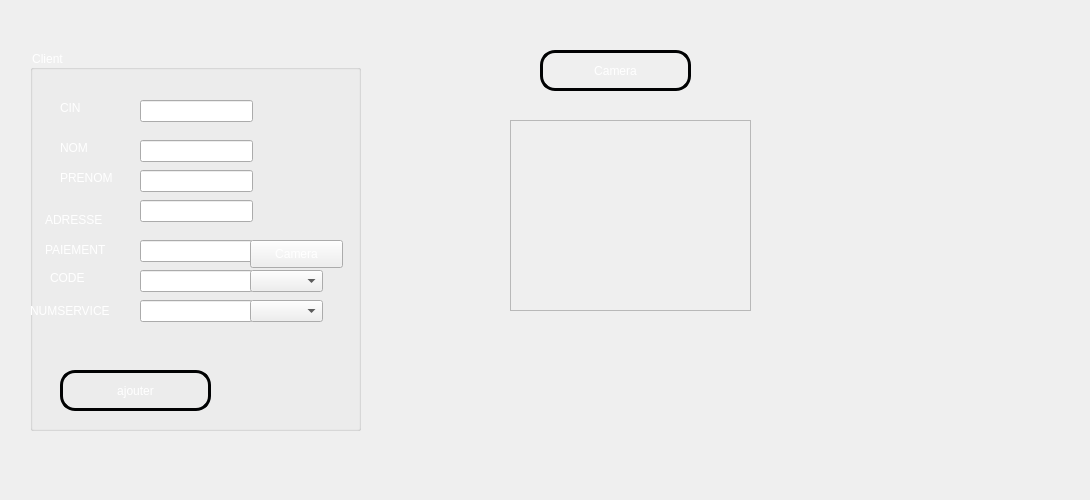
   <widget class="QWidget" name="tab">
    <attribute name="title">
     <string>Ajouter</string>
    </attribute>
    <widget class="QGroupBox" name="groupBox">
     <property name="geometry">
      <rect>
       <x>30</x>
       <y>50</y>
       <width>331</width>
       <height>381</height>
      </rect>
     </property>
     <property name="palette">
      <palette>
       <active>
        <colorrole role="WindowText">
         <brush brushstyle="SolidPattern">
          <color alpha="255">
           <red>255</red>
           <green>255</green>
           <blue>255</blue>
          </color>
         </brush>
        </colorrole>
        <colorrole role="Text">
         <brush brushstyle="SolidPattern">
          <color alpha="255">
           <red>255</red>
           <green>255</green>
           <blue>255</blue>
          </color>
         </brush>
        </colorrole>
        <colorrole role="ButtonText">
         <brush brushstyle="SolidPattern">
          <color alpha="255">
           <red>255</red>
           <green>255</green>
           <blue>255</blue>
          </color>
         </brush>
        </colorrole>
        <colorrole role="PlaceholderText">
         <brush brushstyle="SolidPattern">
          <color alpha="128">
           <red>255</red>
           <green>255</green>
           <blue>255</blue>
          </color>
         </brush>
        </colorrole>
       </active>
       <inactive>
        <colorrole role="WindowText">
         <brush brushstyle="SolidPattern">
          <color alpha="255">
           <red>255</red>
           <green>255</green>
           <blue>255</blue>
          </color>
         </brush>
        </colorrole>
        <colorrole role="Text">
         <brush brushstyle="SolidPattern">
          <color alpha="255">
           <red>255</red>
           <green>255</green>
           <blue>255</blue>
          </color>
         </brush>
        </colorrole>
        <colorrole role="ButtonText">
         <brush brushstyle="SolidPattern">
          <color alpha="255">
           <red>255</red>
           <green>255</green>
           <blue>255</blue>
          </color>
         </brush>
        </colorrole>
        <colorrole role="PlaceholderText">
         <brush brushstyle="SolidPattern">
          <color alpha="128">
           <red>255</red>
           <green>255</green>
           <blue>255</blue>
          </color>
         </brush>
        </colorrole>
       </inactive>
       <disabled>
        <colorrole role="WindowText">
         <brush brushstyle="SolidPattern">
          <color alpha="255">
           <red>255</red>
           <green>255</green>
           <blue>255</blue>
          </color>
         </brush>
        </colorrole>
        <colorrole role="Text">
         <brush brushstyle="SolidPattern">
          <color alpha="255">
           <red>255</red>
           <green>255</green>
           <blue>255</blue>
          </color>
         </brush>
        </colorrole>
        <colorrole role="ButtonText">
         <brush brushstyle="SolidPattern">
          <color alpha="255">
           <red>255</red>
           <green>255</green>
           <blue>255</blue>
          </color>
         </brush>
        </colorrole>
        <colorrole role="PlaceholderText">
         <brush brushstyle="SolidPattern">
          <color alpha="128">
           <red>0</red>
           <green>0</green>
           <blue>0</blue>
          </color>
         </brush>
        </colorrole>
       </disabled>
      </palette>
     </property>
     <property name="styleSheet">
      <string notr="true">color: rgb(255, 255, 255);
font: 10pt &quot;MS Shell Dlg 2&quot;;</string>
     </property>
     <property name="title">
      <string>Client</string>
     </property>
     <widget class="QLabel" name="label_4">
      <property name="geometry">
       <rect>
        <x>30</x>
        <y>150</y>
        <width>56</width>
        <height>16</height>
       </rect>
      </property>
      <property name="text">
       <string/>
      </property>
      <property name="pixmap">
       <pixmap resource="Images.qrc">:/Image/fond.jpg</pixmap>
      </property>
     </widget>
     <widget class="QLabel" name="label_6">
      <property name="geometry">
       <rect>
        <x>30</x>
        <y>190</y>
        <width>56</width>
        <height>16</height>
       </rect>
      </property>
      <property name="text">
       <string/>
      </property>
      <property name="pixmap">
       <pixmap resource="Images.qrc">:/Image/fond.jpg</pixmap>
      </property>
     </widget>
     <widget class="QLabel" name="label_7">
      <property name="geometry">
       <rect>
        <x>30</x>
        <y>220</y>
        <width>56</width>
        <height>16</height>
       </rect>
      </property>
      <property name="text">
       <string/>
      </property>
      <property name="pixmap">
       <pixmap resource="Images.qrc">:/Image/fond.jpg</pixmap>
      </property>
     </widget>
     <widget class="QLineEdit" name="lineEdit">
      <property name="geometry">
       <rect>
        <x>110</x>
        <y>50</y>
        <width>113</width>
        <height>22</height>
       </rect>
      </property>
      <property name="styleSheet">
       <string notr="true">background-color: qconicalgradient(cx:0.5, cy:0.5, angle:0, stop:0 rgba(35, 40, 3, 255), stop:0.16 rgba(136, 106, 22, 255), stop:0.225 rgba(166, 140, 41, 255), stop:0.285 rgba(204, 181, 74, 255), stop:0.345 rgba(235, 219, 102, 255), stop:0.415 rgba(245, 236, 112, 255), stop:0.52 rgba(209, 190, 76, 255), stop:0.57 rgba(187, 156, 51, 255), stop:0.635 rgba(168, 142, 42, 255), stop:0.695 rgba(202, 174, 68, 255), stop:0.75 rgba(218, 202, 86, 255), stop:0.815 rgba(208, 187, 73, 255), stop:0.88 rgba(187, 156, 51, 255), stop:0.935 rgba(137, 108, 26, 255), stop:1 rgba(35, 40, 3, 255));
color: rgb(0, 0, 0);</string>
      </property>
     </widget>
     <widget class="QLineEdit" name="lineEdit_2">
      <property name="geometry">
       <rect>
        <x>110</x>
        <y>90</y>
        <width>113</width>
        <height>22</height>
       </rect>
      </property>
      <property name="styleSheet">
       <string notr="true">background-color: qconicalgradient(cx:0.5, cy:0.5, angle:0, stop:0 rgba(35, 40, 3, 255), stop:0.16 rgba(136, 106, 22, 255), stop:0.225 rgba(166, 140, 41, 255), stop:0.285 rgba(204, 181, 74, 255), stop:0.345 rgba(235, 219, 102, 255), stop:0.415 rgba(245, 236, 112, 255), stop:0.52 rgba(209, 190, 76, 255), stop:0.57 rgba(187, 156, 51, 255), stop:0.635 rgba(168, 142, 42, 255), stop:0.695 rgba(202, 174, 68, 255), stop:0.75 rgba(218, 202, 86, 255), stop:0.815 rgba(208, 187, 73, 255), stop:0.88 rgba(187, 156, 51, 255), stop:0.935 rgba(137, 108, 26, 255), stop:1 rgba(35, 40, 3, 255));
color: rgb(0, 0, 0);</string>
      </property>
     </widget>
     <widget class="QLineEdit" name="lineEdit_3">
      <property name="geometry">
       <rect>
        <x>110</x>
        <y>120</y>
        <width>113</width>
        <height>22</height>
       </rect>
      </property>
      <property name="styleSheet">
       <string notr="true">background-color: qconicalgradient(cx:0.5, cy:0.5, angle:0, stop:0 rgba(35, 40, 3, 255), stop:0.16 rgba(136, 106, 22, 255), stop:0.225 rgba(166, 140, 41, 255), stop:0.285 rgba(204, 181, 74, 255), stop:0.345 rgba(235, 219, 102, 255), stop:0.415 rgba(245, 236, 112, 255), stop:0.52 rgba(209, 190, 76, 255), stop:0.57 rgba(187, 156, 51, 255), stop:0.635 rgba(168, 142, 42, 255), stop:0.695 rgba(202, 174, 68, 255), stop:0.75 rgba(218, 202, 86, 255), stop:0.815 rgba(208, 187, 73, 255), stop:0.88 rgba(187, 156, 51, 255), stop:0.935 rgba(137, 108, 26, 255), stop:1 rgba(35, 40, 3, 255));
color: rgb(0, 0, 0);</string>
      </property>
     </widget>
     <widget class="QLineEdit" name="lineEdit_4">
      <property name="geometry">
       <rect>
        <x>110</x>
        <y>150</y>
        <width>113</width>
        <height>22</height>
       </rect>
      </property>
      <property name="styleSheet">
       <string notr="true">background-color: qconicalgradient(cx:0.5, cy:0.5, angle:0, stop:0 rgba(35, 40, 3, 255), stop:0.16 rgba(136, 106, 22, 255), stop:0.225 rgba(166, 140, 41, 255), stop:0.285 rgba(204, 181, 74, 255), stop:0.345 rgba(235, 219, 102, 255), stop:0.415 rgba(245, 236, 112, 255), stop:0.52 rgba(209, 190, 76, 255), stop:0.57 rgba(187, 156, 51, 255), stop:0.635 rgba(168, 142, 42, 255), stop:0.695 rgba(202, 174, 68, 255), stop:0.75 rgba(218, 202, 86, 255), stop:0.815 rgba(208, 187, 73, 255), stop:0.88 rgba(187, 156, 51, 255), stop:0.935 rgba(137, 108, 26, 255), stop:1 rgba(35, 40, 3, 255));
color: rgb(0, 0, 0);</string>
      </property>
     </widget>
     <widget class="QLineEdit" name="lineEdit_6">
      <property name="geometry">
       <rect>
        <x>110</x>
        <y>190</y>
        <width>113</width>
        <height>22</height>
       </rect>
      </property>
      <property name="styleSheet">
       <string notr="true">background-color: qconicalgradient(cx:0.5, cy:0.5, angle:0, stop:0 rgba(35, 40, 3, 255), stop:0.16 rgba(136, 106, 22, 255), stop:0.225 rgba(166, 140, 41, 255), stop:0.285 rgba(204, 181, 74, 255), stop:0.345 rgba(235, 219, 102, 255), stop:0.415 rgba(245, 236, 112, 255), stop:0.52 rgba(209, 190, 76, 255), stop:0.57 rgba(187, 156, 51, 255), stop:0.635 rgba(168, 142, 42, 255), stop:0.695 rgba(202, 174, 68, 255), stop:0.75 rgba(218, 202, 86, 255), stop:0.815 rgba(208, 187, 73, 255), stop:0.88 rgba(187, 156, 51, 255), stop:0.935 rgba(137, 108, 26, 255), stop:1 rgba(35, 40, 3, 255));
color: rgb(0, 0, 0);</string>
      </property>
     </widget>
     <widget class="QLabel" name="label_14">
      <property name="geometry">
       <rect>
        <x>15</x>
        <y>250</y>
        <width>81</width>
        <height>20</height>
       </rect>
      </property>
      <property name="text">
       <string/>
      </property>
      <property name="pixmap">
       <pixmap resource="Images.qrc">:/Image/fond.jpg</pixmap>
      </property>
     </widget>
     <widget class="QLineEdit" name="lineEdit_code">
      <property name="geometry">
       <rect>
        <x>110</x>
        <y>220</y>
        <width>113</width>
        <height>22</height>
       </rect>
      </property>
      <property name="styleSheet">
       <string notr="true">background-color: qconicalgradient(cx:0.5, cy:0.5, angle:0, stop:0 rgba(35, 40, 3, 255), stop:0.16 rgba(136, 106, 22, 255), stop:0.225 rgba(166, 140, 41, 255), stop:0.285 rgba(204, 181, 74, 255), stop:0.345 rgba(235, 219, 102, 255), stop:0.415 rgba(245, 236, 112, 255), stop:0.52 rgba(209, 190, 76, 255), stop:0.57 rgba(187, 156, 51, 255), stop:0.635 rgba(168, 142, 42, 255), stop:0.695 rgba(202, 174, 68, 255), stop:0.75 rgba(218, 202, 86, 255), stop:0.815 rgba(208, 187, 73, 255), stop:0.88 rgba(187, 156, 51, 255), stop:0.935 rgba(137, 108, 26, 255), stop:1 rgba(35, 40, 3, 255));
color: rgb(0, 0, 0);</string>
      </property>
     </widget>
     <widget class="QLineEdit" name="lineEdit_nums">
      <property name="geometry">
       <rect>
        <x>110</x>
        <y>250</y>
        <width>113</width>
        <height>22</height>
       </rect>
      </property>
      <property name="styleSheet">
       <string notr="true">background-color: qconicalgradient(cx:0.5, cy:0.5, angle:0, stop:0 rgba(35, 40, 3, 255), stop:0.16 rgba(136, 106, 22, 255), stop:0.225 rgba(166, 140, 41, 255), stop:0.285 rgba(204, 181, 74, 255), stop:0.345 rgba(235, 219, 102, 255), stop:0.415 rgba(245, 236, 112, 255), stop:0.52 rgba(209, 190, 76, 255), stop:0.57 rgba(187, 156, 51, 255), stop:0.635 rgba(168, 142, 42, 255), stop:0.695 rgba(202, 174, 68, 255), stop:0.75 rgba(218, 202, 86, 255), stop:0.815 rgba(208, 187, 73, 255), stop:0.88 rgba(187, 156, 51, 255), stop:0.935 rgba(137, 108, 26, 255), stop:1 rgba(35, 40, 3, 255));
color: rgb(0, 0, 0);</string>
      </property>
     </widget>
     <widget class="QComboBox" name="comboBox_2">
      <property name="geometry">
       <rect>
        <x>220</x>
        <y>220</y>
        <width>73</width>
        <height>22</height>
       </rect>
      </property>
      <property name="styleSheet">
       <string notr="true">background-color: qconicalgradient(cx:0.5, cy:0.5, angle:0, stop:0 rgba(35, 40, 3, 255), stop:0.16 rgba(136, 106, 22, 255), stop:0.225 rgba(166, 140, 41, 255), stop:0.285 rgba(204, 181, 74, 255), stop:0.345 rgba(235, 219, 102, 255), stop:0.415 rgba(245, 236, 112, 255), stop:0.52 rgba(209, 190, 76, 255), stop:0.57 rgba(187, 156, 51, 255), stop:0.635 rgba(168, 142, 42, 255), stop:0.695 rgba(202, 174, 68, 255), stop:0.75 rgba(218, 202, 86, 255), stop:0.815 rgba(208, 187, 73, 255), stop:0.88 rgba(187, 156, 51, 255), stop:0.935 rgba(137, 108, 26, 255), stop:1 rgba(35, 40, 3, 255));
color: rgb(0, 0, 0);</string>
      </property>
     </widget>
     <widget class="QComboBox" name="comboBox_3">
      <property name="geometry">
       <rect>
        <x>220</x>
        <y>250</y>
        <width>73</width>
        <height>22</height>
       </rect>
      </property>
      <property name="styleSheet">
       <string notr="true">color: rgb(0, 0, 0);
background-color: qconicalgradient(cx:0.5, cy:0.5, angle:0, stop:0 rgba(35, 40, 3, 255), stop:0.16 rgba(136, 106, 22, 255), stop:0.225 rgba(166, 140, 41, 255), stop:0.285 rgba(204, 181, 74, 255), stop:0.345 rgba(235, 219, 102, 255), stop:0.415 rgba(245, 236, 112, 255), stop:0.52 rgba(209, 190, 76, 255), stop:0.57 rgba(187, 156, 51, 255), stop:0.635 rgba(168, 142, 42, 255), stop:0.695 rgba(202, 174, 68, 255), stop:0.75 rgba(218, 202, 86, 255), stop:0.815 rgba(208, 187, 73, 255), stop:0.88 rgba(187, 156, 51, 255), stop:0.935 rgba(137, 108, 26, 255), stop:1 rgba(35, 40, 3, 255));</string>
      </property>
     </widget>
     <widget class="QPushButton" name="pushButton_8">
      <property name="geometry">
       <rect>
        <x>220</x>
        <y>190</y>
        <width>93</width>
        <height>28</height>
       </rect>
      </property>
      <property name="text">
       <string>Camera</string>
      </property>
     </widget>
     <widget class="QLabel" name="label">
      <property name="geometry">
       <rect>
        <x>30</x>
        <y>50</y>
        <width>56</width>
        <height>16</height>
       </rect>
      </property>
      <property name="text">
       <string>CIN</string>
      </property>
     </widget>
     <widget class="QLabel" name="label_2">
      <property name="geometry">
       <rect>
        <x>30</x>
        <y>90</y>
        <width>56</width>
        <height>16</height>
       </rect>
      </property>
      <property name="text">
       <string>NOM</string>
      </property>
     </widget>
     <widget class="QLabel" name="label_3">
      <property name="geometry">
       <rect>
        <x>30</x>
        <y>120</y>
        <width>56</width>
        <height>16</height>
       </rect>
      </property>
      <property name="text">
       <string>PRENOM</string>
      </property>
     </widget>
     <widget class="QLabel" name="label_5">
      <property name="geometry">
       <rect>
        <x>15</x>
        <y>160</y>
        <width>71</width>
        <height>20</height>
       </rect>
      </property>
      <property name="text">
       <string>ADRESSE</string>
      </property>
     </widget>
     <widget class="QLabel" name="label_25">
      <property name="geometry">
       <rect>
        <x>15</x>
        <y>190</y>
        <width>71</width>
        <height>20</height>
       </rect>
      </property>
      <property name="text">
       <string>PAIEMENT</string>
      </property>
     </widget>
     <widget class="QLabel" name="label_26">
      <property name="geometry">
       <rect>
        <x>20</x>
        <y>220</y>
        <width>56</width>
        <height>16</height>
       </rect>
      </property>
      <property name="text">
       <string>CODE</string>
      </property>
     </widget>
     <widget class="QLabel" name="label_27">
      <property name="geometry">
       <rect>
        <x>0</x>
        <y>240</y>
        <width>101</width>
        <height>41</height>
       </rect>
      </property>
      <property name="text">
       <string>NUMSERVICE</string>
      </property>
     </widget>
     <widget class="QPushButton" name="pushButton_3">
      <property name="geometry">
       <rect>
        <x>30</x>
        <y>320</y>
        <width>151</width>
        <height>41</height>
       </rect>
      </property>
      <property name="styleSheet">
       <string notr="true">QPushButton {
color: #ffffff;
border: 3px solid #010203;
font: 8pt &quot;MS Reference Sans Serif&quot;;
border-radius: 15px;
padding: 5px;
background: qradialgradient(cx: 0.3, cy: -0.4,
fx: 0.3, fy: -0.4,
radius: 3, stop: 0 #010203, stop: 1 #c4c9c7);
min-width: 80px;
}

QPushButton:hover {
background: qradialgradient(cx: 0.3, cy: -0.4,
fx: 0.3, fy: -0.4,
radius: 3, stop: 0 #010203, stop: 1 #010203);
}

 QPushButton:pressed {
background: qradialgradient(cx: 0.4, cy: -0.1,
fx: 0.4, fy: -0.1,
radius: 3, stop: 0 #c4c9c7, stop: 1 #c4c9c7);
}</string>
      </property>
      <property name="text">
       <string>ajouter</string>
      </property>
     </widget>
    </widget>
    <widget class="QLabel" name="label_8">
     <property name="geometry">
      <rect>
       <x>-10</x>
       <y>-30</y>
       <width>1081</width>
       <height>491</height>
      </rect>
     </property>
     <property name="maximumSize">
      <size>
       <width>16777215</width>
       <height>16777215</height>
      </size>
     </property>
     <property name="styleSheet">
      <string notr="true">QLabel#myLabel {
    width: 20000px;
    height: 20000px;
}  qconicalgradient(cx:0.5, cy:0.5, angle:0, stop:0 rgba(35, 40, 3, 255), stop:0.16 rgba(136, 106, 22, 255), stop:0.225 rgba(166, 140, 41, 255), stop:0.285 rgba(204, 181, 74, 255), stop:0.345 rgba(235, 219, 102, 255), stop:0.415 rgba(245, 236, 112, 255), stop:0.52 rgba(209, 190, 76, 255), stop:0.57 rgba(187, 156, 51, 255), stop:0.635 rgba(168, 142, 42, 255), stop:0.695 rgba(202, 174, 68, 255), stop:0.75 rgba(218, 202, 86, 255), stop:0.815 rgba(208, 187, 73, 255), stop:0.88 rgba(187, 156, 51, 255), stop:0.935 rgba(137, 108, 26, 255), stop:1 rgba(35, 40, 3, 255))</string>
     </property>
     <property name="text">
      <string/>
     </property>
     <property name="pixmap">
      <pixmap resource="image.qrc">:/image/fond.jpg</pixmap>
     </property>
    </widget>
    <widget class="QScrollArea" name="scrollArea">
     <property name="geometry">
      <rect>
       <x>510</x>
       <y>120</y>
       <width>241</width>
       <height>191</height>
      </rect>
     </property>
     <property name="widgetResizable">
      <bool>true</bool>
     </property>
     <widget class="QWidget" name="scrollAreaWidgetContents">
      <property name="geometry">
       <rect>
        <x>0</x>
        <y>0</y>
        <width>239</width>
        <height>189</height>
       </rect>
      </property>
     </widget>
    </widget>
    <widget class="QPushButton" name="Camera">
     <property name="geometry">
      <rect>
       <x>540</x>
       <y>50</y>
       <width>151</width>
       <height>41</height>
      </rect>
     </property>
     <property name="styleSheet">
      <string notr="true">QPushButton {
color: #ffffff;
border: 3px solid #010203;
font: 8pt &quot;MS Reference Sans Serif&quot;;
border-radius: 15px;
padding: 5px;
background: qradialgradient(cx: 0.3, cy: -0.4,
fx: 0.3, fy: -0.4,
radius: 3, stop: 0 #010203, stop: 1 #c4c9c7);
min-width: 80px;
}

QPushButton:hover {
background: qradialgradient(cx: 0.3, cy: -0.4,
fx: 0.3, fy: -0.4,
radius: 3, stop: 0 #010203, stop: 1 #010203);
}

 QPushButton:pressed {
background: qradialgradient(cx: 0.4, cy: -0.1,
fx: 0.4, fy: -0.1,
radius: 3, stop: 0 #c4c9c7, stop: 1 #c4c9c7);
}</string>
     </property>
     <property name="text">
      <string>Camera</string>
     </property>
    </widget>
    <zorder>label_8</zorder>
    <zorder>groupBox</zorder>
    <zorder>scrollArea</zorder>
    <zorder>Camera</zorder>
   </widget>
